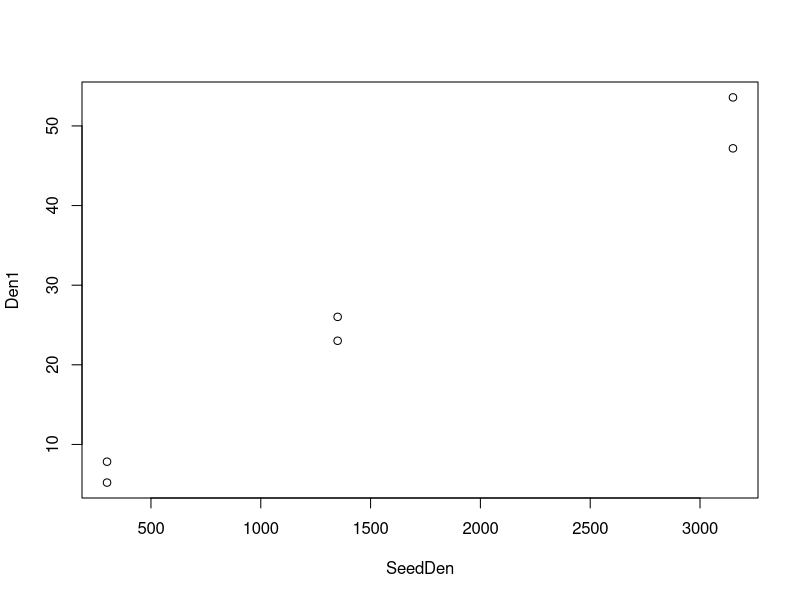

This chart was generated by the following R code: (Note: this script raises an error after producing the figure.)
# Chapter 15: Visualizing Data I - Enhancing Scatter Plots

# 15.1 - Basic Use of plot() ----------------------------------------------
# first way
DT <- read.delim("Data/DataVizEx1.txt")
with(DT, plot(SeedDen, Den1))

# second way
plot(Den1 ~ SeedDen, data = DT, col=Manag)

palette()


# 15.2 - Introducing lines() and Formatting Axis Labels -------------------

with(DT, lines(SeedDen, Den1))
with(DT, plot(SeedDen, Den1, col=Manag))
lines(x=c(1000, 2000, 500), y=c(30, 45, 27))
# order is important

sym <- c(21, 24)
with(DT, plot(SeedDen, Den1, pch=sym[Manag], 
        ylab = expression(paste("Weed density (plants)",m^-2,")")),
        xlab = expression(paste("Weed seed bank(seeds ", m^-2, ")"))))


# 15.3a - Putting Together a Publication-Quality Scatter Plot -------------

lines(DT$SeedDen[DT$Manag=="C"], DT$Den1[DT$Manag=="C"], lty=1) # trt C
lines(DT$SeedDen[DT$Manag=="O"], DT$Den1[DT$Manag=="O"], lty=2) # trt C
legend("bottomright", inset = 0.025, pch = sym, 
       lty = 1:2, c("Conventional", "Hebicide Free"))


# 15.3b - Introducing layout() for Multi-Panel Plots ----------------------
layout(matrix(c(1,2,3,3,0,4), nrow=3, byrow = TRUE), heights = c(1,1.5,1),
       widths = c(1,1.5))
layout.show(4)


# 15.4 - Controlling Plot Dimensions - quartz() and x11() -----------------

# 15.5 - Creating a Finished Multi-Panel Plot - Part I --------------------

layout(matrix(c(1,2,3),nrow=3),heights=c(1,1,1.3))
sym<-c(21,24) # plotting characters to use
par(mar=c(0.1,4.3,0.1,1),bty="l") # set margins and plot frame type
## plot 1
with(DT,plot(SeedDen,DT[,7],pch=sym[Manag],xaxt="n",xlab="",ylab=""))
lines(DT$SeedDen[DT$Manag=="C"],DT[DT$Manag=="C",7],lty=1)  
lines(DT$SeedDen[DT$Manag=="O"],DT[DT$Manag=="O",7],lty=2) 
text(300,max(DT[,7])*0.97,"Mid season density",pos=4,cex=1.2)
mtext(side=2,line=2.5,at=-1,text=expression(paste("Weed density (plants ",m^-2,")")),cex=0.9)
legend("bottomright",inset=0.025,pch=sym,lty=1:2,c("Conventional","Herbicide free"))


# 15.6 - Creating a Finished Multi-Panel Plot - Part II -------------------
## plot 2
with(DT,plot(SeedDen,DT[,8],pch=sym[Manag],xaxt="n",xlab="",ylab=""))
lines(DT$SeedDen[DT$Manag=="C"],DT[DT$Manag=="C",8],lty=1)  
lines(DT$SeedDen[DT$Manag=="O"],DT[DT$Manag=="O",8],lty=2) 
text(300,max(DT[,8])*0.97,"Final density",pos=4,cex=1.2)

## plot 3
par(mar=c(4.1,4.3,0.1,1)) # change margins
with(DT,plot(SeedDen,DT[,4],pch=sym[Manag],xaxt="n",xlab="",ylab=""))
lines(DT$SeedDen[DT$Manag=="C"],DT[DT$Manag=="C",4],lty=1)  
lines(DT$SeedDen[DT$Manag=="O"],DT[DT$Manag=="O",4],lty=2) 
text(300,max(DT[,4])*0.97,"Final biomass",pos=4,cex=1.2)
axis(side=1,at=seq(500,3000,500))
mtext(side=1,line=2.5,text=expression(paste("Weed seedbank (seeds ",m^-2,")")),cex=0.9)
mtext(side=2,line=2.5,text=expression(paste("Biomass (g ",m^-2,")")),cex=0.9)


# 15.7 - Using Loops for Multi-Panel Figures ------------------------------
## Loops for multipanel plots
par(mfrow=c(3,1),oma=c(4.1,0,3,0),mar=c(0.1,4.3,0.1,1),bty="l")
vars<-c(7,8,4) # the column numbers for each panel's response variable
sym<-c(21,24) # plotting characters to use
labs<-c("","","","Final biomass","Rye","Rye termination",
        "Mid season density","Final density") # plot labels
for (i in vars){ # begin loop for panels
  # plot the ith column
  with(DT,plot(SeedDen,DT[,i],pch=sym[Manag],xaxt="n",xlab="",ylab="")) 
  lines(DT$SeedDen[DT$Manag=="C"],DT[DT$Manag=="C",i],lty=1) # add lines
  lines(DT$SeedDen[DT$Manag=="O"],DT[DT$Manag=="O",i],lty=2) 
  text(300,max(DT[,i])*0.97,labs[i],pos=4,cex=1.2)
  if(i==4){ # add x axis for the last plot only (i==4)
    axis(side=1,at=seq(500,3000,500))
    mtext(side=1,line=2.5,text=expression(paste("Weed seedbank (seeds ",m^-2,")")),cex=0.9)
    mtext(side=2,line=2.5,text=expression(paste("Biomass (g ",m^-2,")")),cex=0.9)
  }
  if(i==7) {
    # y axis label for first 4 plots
    mtext(side=2,line=2.5,at=-1,text=expression(paste("Weed density (plants ",m^-2,")")),cex=0.9) 
    legend(1100,22,legend=c("Conventional","Herbicide free"),pch=sym,lty=c(1,2),ncol=2,xpd=NA)
  } # y axis for last plot
} # end loop for panels


# 15.8 - Adding a Secondary y-axis ----------------------------------------
## Secondary axis
op<-par(mar=c(4.1,4.1,2,4.1))
beans<-read.csv("Data/BeansData.csv",comm="#") # load data
with(beans,plot(ShtDM,RtDM,xlab="Shoot biomass (g)",ylab="Root biomass (g)"))
par(new=TRUE)
with(beans,plot(ShtDM,rt.len,xaxt="n",yaxt="n",ylab="", xlab="", pch=24,bg="grey"))
axis(side=4)
mtext(side=4,line=3,"Root length (m)")
par(op)
legend("bottomright",inset=0.01,pch=c(21,24),pt.bg=c("white","grey"),
       legend=c("Biomass","Density"),xpd=NA)



